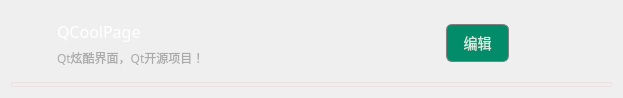
<?xml version="1.0" encoding="UTF-8"?>
<ui version="4.0">
 <class>ListControl</class>
 <widget class="QWidget" name="ListControl">
  <property name="geometry">
   <rect>
    <x>0</x>
    <y>0</y>
    <width>623</width>
    <height>98</height>
   </rect>
  </property>
  <property name="windowTitle">
   <string>Form</string>
  </property>
  <property name="styleSheet">
   <string notr="true">QFrame#frameLine
{
background: rgba(255, 220, 220, 40);
}

QLabel#labelAppName
{
font-family: Microsoft YaHei;
font-size: 16px;
color: #FFFFFF;
}

QLabel#labelAppText
{
font-family: Microsoft YaHei;
font-size: 12px;
color: #AAAAAA;
}





</string>
  </property>
  <layout class="QVBoxLayout" name="verticalLayout_2">
   <item>
    <layout class="QHBoxLayout" name="horizontalLayout" stretch="1,6,6,2,3">
     <property name="leftMargin">
      <number>9</number>
     </property>
     <property name="topMargin">
      <number>9</number>
     </property>
     <property name="rightMargin">
      <number>9</number>
     </property>
     <property name="bottomMargin">
      <number>9</number>
     </property>
     <item>
      <widget class="QLabel" name="labelImage">
       <property name="styleSheet">
        <string notr="true">border-image:url(:/Photo/app.ico)</string>
       </property>
       <property name="text">
        <string/>
       </property>
      </widget>
     </item>
     <item>
      <layout class="QVBoxLayout" name="verticalLayout">
       <item>
        <widget class="QLabel" name="labelAppName">
         <property name="text">
          <string>QCoolPage</string>
         </property>
        </widget>
       </item>
       <item>
        <widget class="QLabel" name="labelAppText">
         <property name="text">
          <string>Qt炫酷界面，Qt开源项目！</string>
         </property>
        </widget>
       </item>
      </layout>
     </item>
     <item>
      <widget class="QWidget" name="widgetStar" native="true"/>
     </item>
     <item>
      <widget class="MyMaterialFlatButton" name="pushButtonInstall">
       <property name="cursor">
        <cursorShape>PointingHandCursor</cursorShape>
       </property>
       <property name="styleSheet">
        <string notr="true">QPushButton{
	background:#028C6A;
	color:#D1EDE1;
	border:1px solid gray;
	border-radius:6px;
	padding:7px;
	font:14px;

}
QPushButton:hover{
	padding:0;
	height:0;
	width:0;
}
QPushButton:Pressed{
	background:#028C6A;
}</string>
       </property>
       <property name="text">
        <string>编辑</string>
       </property>
       <property name="autoRepeatDelay">
        <number>0</number>
       </property>
      </widget>
     </item>
     <item>
      <spacer name="horizontalSpacer">
       <property name="orientation">
        <enum>Qt::Horizontal</enum>
       </property>
       <property name="sizeHint" stdset="0">
        <size>
         <width>40</width>
         <height>20</height>
        </size>
       </property>
      </spacer>
     </item>
    </layout>
   </item>
   <item>
    <widget class="QFrame" name="frameLine">
     <property name="styleSheet">
      <string notr="true">QFrame
{
background-color: rgba(255, 220, 220, 40);
}</string>
     </property>
     <property name="frameShape">
      <enum>QFrame::StyledPanel</enum>
     </property>
     <property name="frameShadow">
      <enum>QFrame::Raised</enum>
     </property>
    </widget>
   </item>
  </layout>
 </widget>
 <customwidgets>
  <customwidget>
   <class>MyMaterialFlatButton</class>
   <extends>QPushButton</extends>
   <header location="global">mymaterialflatbutton.h</header>
  </customwidget>
 </customwidgets>
 <resources/>
 <connections/>
</ui>
